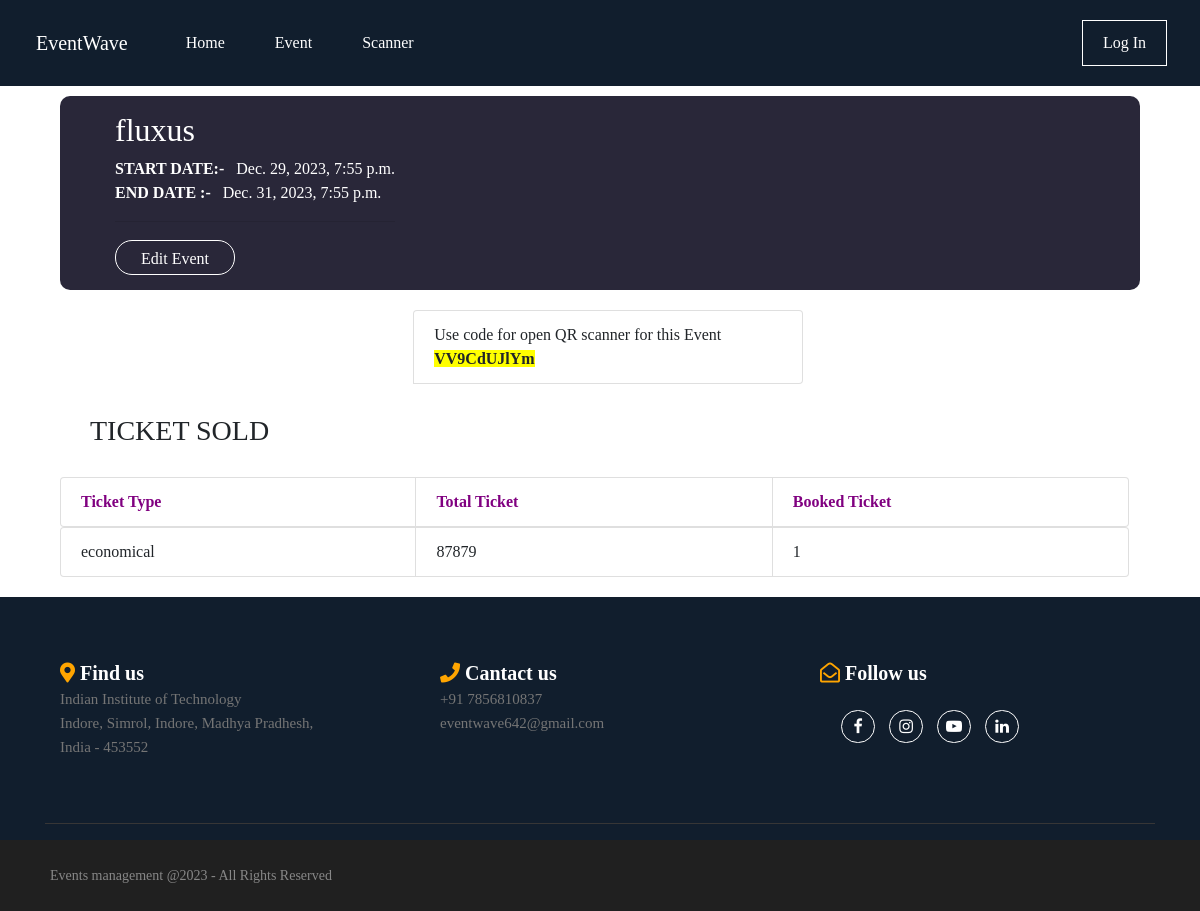
The page /eventDashboard/fluxus7 on the database its author committed.
### organizer/models.py (models this page shows, shortened)
class Eventdetails(models.Model):
    eventOrganizer = models.ForeignKey(Organizer,on_delete=models.CASCADE,default=True)
    eventName = models.CharField(max_length=100)
    eventDisplay = models.CharField(max_length=100)
    eventStartDate = models.DateTimeField()
    eventEndDate = models.DateTimeField()
    eventAddress = models.CharField( max_length=50)
    eventCity = models.CharField( max_length=50)
    eventState = models.CharField( max_length=50)
    eventCountry = models.CharField( max_length=50)
    eventZip = models.IntegerField()
    eventDescription = models.CharField(max_length=3000)
    eventImage = models.ImageField(upload_to='images/')
    galleryImage1=models.ImageField(upload_to='images/',default='images/1.jpg')
    galleryImage2=models.ImageField(upload_to='images/',default='images/1.jpg')
    galleryImage3=models.ImageField(upload_to='images/',default='images/1.jpg')
    eventsecreteCode = models.CharField(max_length=200,default=True)

class Ticket(models.Model):
    event = models.ForeignKey(Eventdetails, on_delete=models.CASCADE)
    ticketname = models.CharField(max_length=50)
    ticketprice = models.DecimalField(max_digits=8, decimal_places=2)
    ticketCount = models.PositiveIntegerField()
    bookedTicket = models.PositiveIntegerField(default=0)

### organizer/views.py (the view)
# urls.py: path('eventDashboard/<str:slug>',views.eventdashboard,name='eventdashboard'),
def eventdashboard(request,slug):
    string = slug
    filter_id =""
    filter_name=""
    for char in string :
        if char.isdigit():
            filter_id+=char
        else:
            filter_name+=char
    currentEvent = Eventdetails.objects.filter(id=int(filter_id),eventName=filter_name)
    currentEventTicket =Ticket.objects.filter(event=currentEvent[0] )
    currentEventSet={'currentEvent':currentEvent,'currentEventTicket':currentEventTicket}
    return render(request,"eventstatus.html",currentEventSet)

### templates/eventstatus.html (shortened to what this page needs)
{% extends 'base.html' %}
{% block link %}
<link rel="stylesheet" href="https://stackpath.bootstrapcdn.com/bootstrap/4.5.2/css/bootstrap.min.css">
<link rel="stylesheet" href="https://cdnjs.cloudflare.com/ajax/libs/font-awesome/5.15.4/css/all.min.css">
<link rel="stylesheet" href="https://cdnjs.cloudflare.com/ajax/libs/font-awesome/4.7.0/css/font-awesome.min.css">
<link rel="stylesheet" href="https://cdn.jsdelivr.net/npm/bootstrap-icons@1.3.0/font/bootstrap-icons.css" />
{% endblock link %}
{% block body %}
<div class="event-statistic-page">
    {% for event in currentEvent%}
        <div class="event-details-box" >
            <div style="margin-left: 40px;">
            <h2>{{event.eventName}}</h2>
            <b>START DATE:- </b>&nbsp&nbsp{{event.eventStartDate}} <br>
            <b >END DATE :-  </b> &nbsp&nbsp{{event.eventEndDate}}
            <br>
            <hr>
            <a href="/organizerDashboard/edit/{{event.eventName}}{{event.id}}"><button style="width: 120px;" type="button"class="btn">Edit Event</button></a>
            </div>
        </div>
        <div style="margin-left:5%">
        <ul class="list-group list-group-horizontal"  >
            <li class="list-group-item" style="width:90%;float:right" >Use code for open QR scanner for this Event <strong style="background:yellow">{{event.eventsecreteCode}}</strong> </li>
        </ul>
       </div>
        {% endfor%}
        <div class="ticket-statistic">
            <h3 style="margin:30px">TICKET SOLD</h3>
            <ul class="list-group list-group-horizontal"  >
                <li class="list-group-item" style="font-weight:bold;color:purple;width:33%" >Ticket Type</li>
                <li class="list-group-item" style="font-weight:bold;color:purple;width:33%">Total Ticket</li>
                <li class="list-group-item" style="font-weight:bold;color:purple;width:33%">Booked Ticket</li>
              </ul>
              {% for ticket in currentEventTicket%}
            <ul class="list-group list-group-horizontal">
                <li class="list-group-item"style="width:33%">{{ticket.ticketname}}</li>
                <li class="list-group-item"style="width:33%">{{ticket.ticketCount}}</li>
                <li class="list-group-item"style="width:33%">{{ticket.bookedTicket}}</li>
              </ul>
            {% endfor %}
        </div>
</div>
 {% endblock %}

### templates/base.html (shortened to what this page needs)
<!doctype html>
<html lang="en">
  <head>
    <link rel="stylesheet" href="https://stackpath.bootstrapcdn.com/bootstrap/4.5.2/css/bootstrap.min.css">
    <link rel="stylesheet" href="https://cdnjs.cloudflare.com/ajax/libs/font-awesome/5.15.4/css/all.min.css">
    <link rel="stylesheet" href="https://cdnjs.cloudflare.com/ajax/libs/font-awesome/4.7.0/css/font-awesome.min.css">
    <link rel="stylesheet" href="https://cdn.jsdelivr.net/npm/bootstrap-icons@1.3.0/font/bootstrap-icons.css" />
    {% block link %}{% endblock%}
  </head>
  <body>
    <nav class="navbar navbar-expand-lg navbar-light bg-light">
      <a class="navbar-brand"  onmouseover=" this.style.color='yellow';"
      onmouseout="this.style.color='white';"href="/">EventWave</a>
      <div class="collapse navbar-collapse" id="navbarSupportedContent">
        <ul class="navbar-nav mr-auto">
          <li class="nav-item ">
            <a class="nav-link"onmouseover=" this.style.color='yellow';"
            onmouseout="this.style.color='white';" href="/">Home </a>
          </li>
          <li class="nav-item">
            <a class="nav-link"onmouseover=" this.style.color='yellow';"
            onmouseout="this.style.color='white';" href="/user/events">Event</a>
          </li>
          <li class="nav-item">
            <a class="nav-link"onmouseover=" this.style.color='yellow';"
            onmouseout="this.style.color='white';" href="/user/scanner">Scanner</a>
          </li>
        </ul>
        {% if user.is_authenticated %}
           <a class="my-3 mx-3" href="/user/cart">
            <i style="font-size:30px;color:yellow" class="fa fa-shopping-cart"></i>
            </a>
            <div class="popover__wrapper my-3 ">
              <a class="profilebutton" href="#">
              <i style="font-size:30px;" class="fas fa-user"></i>
              </a>
              <div class="popover__content">
                <a class="nav-link" href="/user/profile">Profile</a>
                <hr>
                <a class="nav-link" href="/organizerDashboard">Organizing Events</a>
                <hr>
                <a class="nav-link" href="/user/yourticket">Attending Events</a>
                <hr>
                <a class="nav-link" href="/logout"><i class="fa fa-sign-out"></i>Logout</a>
              </div>
            </div>
          {% else %}
          <div class="navbarbutton">
            <a href="/loginpage"><button id="navbarbutton1"><p>Log In</p></button></a>
           </div>
          {% endif %}
      </div>
    </nav>
      {% block body %}
      {% endblock body %}
      <footer class="footer-section">
        <div class="container">
            <div class="footer-cta pt-5 pb-5 my-3">
                <div class="row">
                    <div class="col-xl-4 col-md-4 mb-30 my-3">
                        <div class="single-cta">
                            <div class="cta-text">
                                <h4><i style="color:orange"class="fas fa-map-marker-alt"></i> Find us</h4>
                                <span>Indian Institute of Technology <br>Indore, Simrol, Indore, Madhya Pradhesh,<br> India - 453552</span>
                            </div>
                        </div>
                    </div>
                    <div class="col-xl-4 col-md-4 mb-30 my-3">
                        <div class="single-cta">
                            <div class="cta-text">
                                <h4><i style="color:orange"class="fas fa-phone"></i> Cantact us </h4>
                                <span>+91 7856810837</span><br>
                                <span>eventwave642@gmail.com</span>
                            </div>
                        </div>
                    </div>
                    <div class="col-xl-4 col-md-4 mb-30 my-3">
                        <div class="single-cta">
                            <div class="cta-text">
                                <h4><i style="color:orange"class="far fa-envelope-open"></i> Follow us</h4>
                                <div class="social-buttons mx-3" style="margin-top:30px">
                                  <a href=""><i class="fa fa-facebook"></i></a>
                                  <a href=""><i class="fa fa-instagram"></i></a>
                                  <a href=""><i class="fa fa-youtube-play"></i></a>
                                  <a href=""><i class="fa fa-linkedin"></i></a>
                                </div>
                            </div>
                        </div>
                    </div>
                </div>
            </div>
        </div>
        <div class="copyright-area">
            <div class="container">
                <div class="row">
                    <div class=" text-center text-lg-left">
                        <div class="copyright-text">
                            <p>Events management @2023 - All Rights Reserved</p>
                        </div>
                    </div>
                </div>
            </div>
        </div>
    </footer>
  </body>
</html>

### rows shown on the page
Eventdetails: eventName "fluxus", eventStartDate "Dec. 29, 2023, 7:55 p.m.", eventEndDate "Dec. 31, 2023, 7:55 p.m.", eventsecreteCode "VV9CdUJlYm"
Ticket: ticketname "economical", ticketCount "87879", bookedTicket "1"
